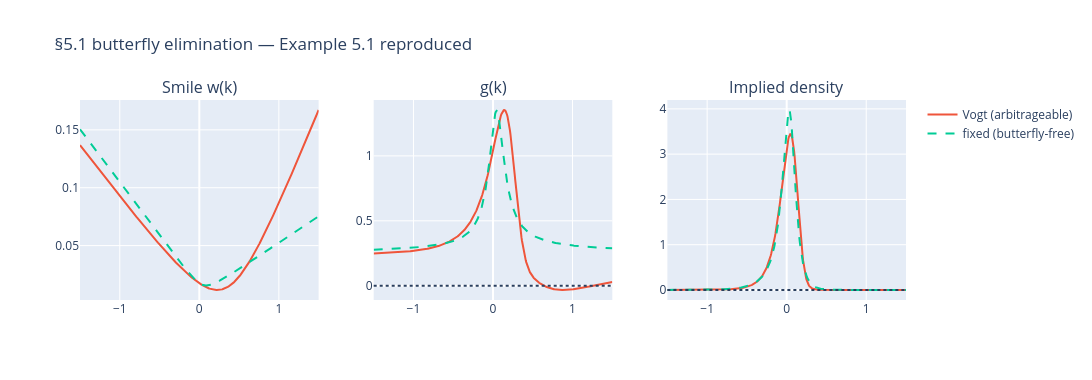

Write notebook code for a chart like this one.
### Markdown cell above
## 5. Butterfly elimination via Jump-Wings (§5.1) — Example 5.1 reproduced

The paper's flagship construction: given $(v_t,\psi_t,p_t)$, choosing
$$c'_t = p_t + 2\psi_t,\qquad \tilde v'_t = v_t\,\frac{4\,p_t\,c'_t}{(p_t+c'_t)^2}$$
**guarantees** a butterfly-arbitrage-free smile. Applied to the Vogt smile, the paper reports $(c'_t,\tilde v'_t)=(0.3493158,\ 0.0154818)$ — we must reproduce these exactly.

### Code cell
def eliminate_butterfly_jw(jw):
    vt, psit, pt = jw["vt"], jw["psit"], jw["pt"]
    ct_new = pt + 2 * psit
    vtil_new = vt * 4 * pt * ct_new / (pt + ct_new) ** 2
    out = dict(jw); out["ct"] = ct_new; out["vtil"] = vtil_new
    return out

jw_fixed = eliminate_butterfly_jw(raw_to_jw(**vogt, t=1.0))
print(f"c'_t  = {jw_fixed['ct']:.7f}   (paper: 0.3493158)")
print(f"vtil' = {jw_fixed['vtil']:.7f}   (paper: 0.0154818)")
raw_fixed = jw_to_raw(**jw_fixed, t=1.0)
mb, _ = svi_butterfly_ok(vogt); ma, _ = svi_butterfly_ok(raw_fixed)
print(f"min g: before = {mb:.4f} (arbitrage)  ->  after = {ma:.4f} (arbitrage-free)")

kk = np.linspace(-1.5, 1.5, 500)
d0, g0 = risk_neutral_density(kk, vogt)
d1, g1 = risk_neutral_density(kk, raw_fixed)
fig = make_subplots(rows=1, cols=3, subplot_titles=("Smile w(k)", "g(k)", "Implied density"))
for y0, y1, col in [(svi_raw(kk, **vogt), svi_raw(kk, **raw_fixed), 1), (g0, g1, 2), (d0, d1, 3)]:
    fig.add_trace(go.Scatter(x=kk, y=y0, name="Vogt (arbitrageable)",
                             line=dict(color="#ef553b"), showlegend=(col == 1)), 1, col)
    fig.add_trace(go.Scatter(x=kk, y=y1, name="fixed (butterfly-free)",
                             line=dict(color="#00cc96", dash="dash"), showlegend=(col == 1)), 1, col)
for col in (2, 3):
    fig.add_hline(y=0, line_dash="dot", row=1, col=col)
fig.update_layout(width=1100, height=380, title="§5.1 butterfly elimination — Example 5.1 reproduced")
fig.show()

### Figure 1 — Plotly figure (JSON) as saved in the notebook; plotly's stock layout.template omitted (floating-point values rounded to 4 significant figures; data arrays with more than 128 entries replaced by an {"elided": "..."} marker saying what was removed)
{"data": [{"line": {"color": "#ef553b"}, "name": "Vogt (arbitrageable)", "showlegend": true, "type": "scatter", "x": {"elided": "500 float values"}, "xaxis": "x", "y": {"elided": "500 float values"}, "yaxis": "y"}, {"line": {"color": "#00cc96", "dash": "dash"}, "name": "fixed (butterfly-free)", "showlegend": true, "type": "scatter", "x": {"elided": "500 float values"}, "xaxis": "x", "y": {"elided": "500 float values"}, "yaxis": "y"}, {"line": {"color": "#ef553b"}, "name": "Vogt (arbitrageable)", "showlegend": false, "type": "scatter", "x": {"elided": "500 float values"}, "xaxis": "x2", "y": {"elided": "500 float values"}, "yaxis": "y2"}, {"line": {"color": "#00cc96", "dash": "dash"}, "name": "fixed (butterfly-free)", "showlegend": false, "type": "scatter", "x": {"elided": "500 float values"}, "xaxis": "x2", "y": {"elided": "500 float values"}, "yaxis": "y2"}, {"line": {"color": "#ef553b"}, "name": "Vogt (arbitrageable)", "showlegend": false, "type": "scatter", "x": {"elided": "500 float values"}, "xaxis": "x3", "y": {"elided": "500 float values"}, "yaxis": "y3"}, {"line": {"color": "#00cc96", "dash": "dash"}, "name": "fixed (butterfly-free)", "showlegend": false, "type": "scatter", "x": {"elided": "500 float values"}, "xaxis": "x3", "y": {"elided": "500 float values"}, "yaxis": "y3"}], "layout": {"annotations": [{"font": {"size": 16}, "showarrow": false, "text": "Smile w(k)", "x": 0.1444, "xanchor": "center", "xref": "paper", "y": 1, "yanchor": "bottom", "yref": "paper"}, {"font": {"size": 16}, "showarrow": false, "text": "g(k)", "x": 0.5, "xanchor": "center", "xref": "paper", "y": 1, "yanchor": "bottom", "yref": "paper"}, {"font": {"size": 16}, "showarrow": false, "text": "Implied density", "x": 0.8556, "xanchor": "center", "xref": "paper", "y": 1, "yanchor": "bottom", "yref": "paper"}], "height": 380, "shapes": [{"line": {"dash": "dot"}, "type": "line", "x0": 0, "x1": 1, "xref": "x2 domain", "y0": 0, "y1": 0, "yref": "y2"}, {"line": {"dash": "dot"}, "type": "line", "x0": 0, "x1": 1, "xref": "x3 domain", "y0": 0, "y1": 0, "yref": "y3"}], "title": {"text": "§5.1 butterfly elimination — Example 5.1 reproduced"}, "width": 1100, "xaxis": {"anchor": "y", "domain": [0, 0.2889]}, "xaxis2": {"anchor": "y2", "domain": [0.3556, 0.6444]}, "xaxis3": {"anchor": "y3", "domain": [0.7111, 1]}, "yaxis": {"anchor": "x", "domain": [0, 1]}, "yaxis2": {"anchor": "x2", "domain": [0, 1]}, "yaxis3": {"anchor": "x3", "domain": [0, 1]}}}
